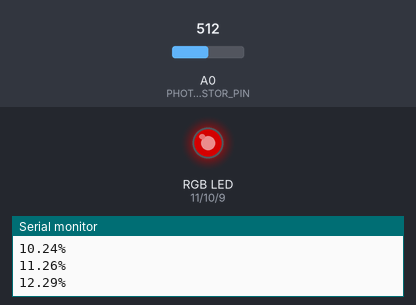
Bench run of a sketch on a simulated Arduino Uno, built with avr-gcc and run on an emulated ATmega328P. Parts: an RGB LED mixed from three pins (HIGH = lit), the last lines printed to the serial monitor. The test bench sets the inputs (shaded band); at power-on: A0 (PHOTORESISTOR_PIN) = 512. Dim RGB values are drawn brighter than linear.

Above: at 1.2 s.
1.3 s: A0 (PHOTORESISTOR_PIN) set to 596
At 3.2 s:
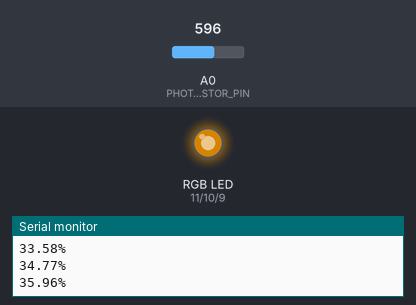
4.3 s: A0 (PHOTORESISTOR_PIN) set to 621
At 5.2 s:
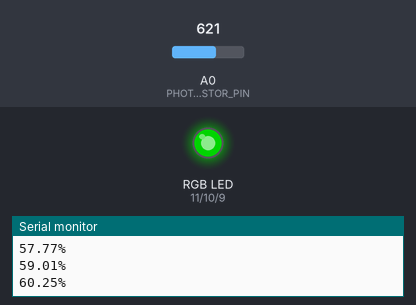
Timing chart, 0 to 7.3 s (numbered marks = the images above; inputs shaded):
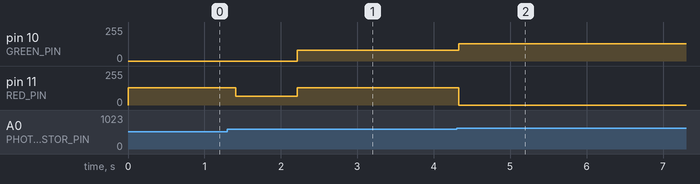

The sketch:

sketch_feb1_day9.ino
```cpp
/*
 * 30 Days - Lost in Space
 * Day 9 - A Better Way to Do Things
 *
 * Learn more at https://inventr.io/adventure
 *
 * Now that we know how to measure our battery charging rate and we know how to display
 * multiple colors with the RGB LED, let's combine those two concepts to display different
 * colors as our battery charges to give a good indication of our current battery state.
 *
 * Alex Eschenauer
 * David Schmidt
 * Greg Lyzenga
 */

/*
 * Arduino concepts introduced/documented in this lesson.
 * - float:   Variable type for decimal numbers that include a decimal point
 * - else if: Control structure for making multiple if decisions together
 *
 * Parts and electronics concepts introduced in this lesson.
 */

// Explicitly include Arduino.h
#include "Arduino.h"

// Our photoresistor will give us a reading of the current light level on this analog pin
const byte PHOTORESISTOR_PIN = A0;  // Photoresistor analog pin

// RGB LED pins
const byte RED_PIN = 11;    // pin controlling the red leg of our RGB LED
const byte GREEN_PIN = 10;  // pin ccontrolling the green leg of our RGB LED
const byte BLUE_PIN = 9;    // pin ccontrolling the blue leg of our RGB LED

const unsigned long BATTERY_CAPACITY = 50000;  // Maximum battery capacity

/*
 * Display a color on our RGB LED by providing an intensity for
 * our red, green and blue LEDs.
 */
void displayColor(byte red_intensity, byte green_intensity, byte blue_intensity
) {
  analogWrite(RED_PIN, red_intensity);      // write red LED intensity using PWM
  analogWrite(GREEN_PIN, green_intensity);  // write green LED intensity using PWM
  analogWrite(BLUE_PIN, blue_intensity);    // write blue LED intensity using PWM
}

void setup() {
  // Declare the RGB LED pins as outputs:
  pinMode(RED_PIN, OUTPUT);
  pinMode(GREEN_PIN, OUTPUT);
  pinMode(BLUE_PIN, OUTPUT);

  // Start serial monitor
  Serial.begin(9600);
}

void loop() {
  // Use static because we need this variable to maintain it's value across
  // multiple loop() runs.
  static unsigned long battery_level = 0;  // Current battery charge level (set to 0 first time used)

  battery_level += analogRead(PHOTORESISTOR_PIN);  // Add current "charge amount" to our battery

  // We can't charge the battery higher than it's capacity, set level as full if it goes over
  if (battery_level > BATTERY_CAPACITY) {
    battery_level = BATTERY_CAPACITY;
  }

  /*
   * IMPORTANT NOTE:
   * If you perform an operation using integer arithemetic each value is not
   * automatically converted to a floating point (decimal) number.
   *
   * In the calculation below, if we divide the integer battery value by the
   * integer battery capacity (battery_level / BATTERY_CAPACITY) then the result
   * would ALWAYS be 0, even if that 0 gets converted afterwards to a float (0.0).
   *
   * To avoid this, we use the "(float)" declaration before each of our values to
   * instruct the compiler to FIRST convert the value to floating point and then
   * perform the calculation using floating point math.
   *
   * If our current_battery_level is less than the battery capacity the initial
   * calculation gives us a number from 0.0 to 1.0.  We then multiple by 100 to
   * get a percentage value from 0.0 up to 100.0.
   */

  // Compute battery charge percentage from our function
  float percentage = ((float)battery_level / (float)BATTERY_CAPACITY) * 100;

  if (percentage >= 50.0) {     // battery level is OK, display green
    displayColor(0, 128, 0);  // display green
  } else if (percentage >= 25.0 && percentage < 50.0) {
    displayColor(128, 80, 0);  // display yellow-ish/amber for early warning
  } else if (percentage >= 15.0 && percentage < 25.0){                  // Level must be less than 25%, display "pulsating" red
    displayColor(64, 0, 0);
  } else {
    // To pulsate the red light we briefly turn the LED off and then display red, giving it
    // a pulsating effect.
    // displayColor(0, 0, 0);    // Turn off our LED
    // delay(20);                // ...and delay briefly
    displayColor(128, 0, 0);  // then display red
  }
  Serial.print(percentage);  // Display our floating point percentage (like 12.34) WITHOUT a newline
  Serial.println("%");       // then display the percent sign ("%") with a newline.

  delay(100);  // Delay 1/10 of a second so displayed values don't scroll too fast
}
```

Measured:
- the behaviour switches between 611 and 612 on A0 (PHOTORESISTOR_PIN) (found by bisection; images 1 and 2)
